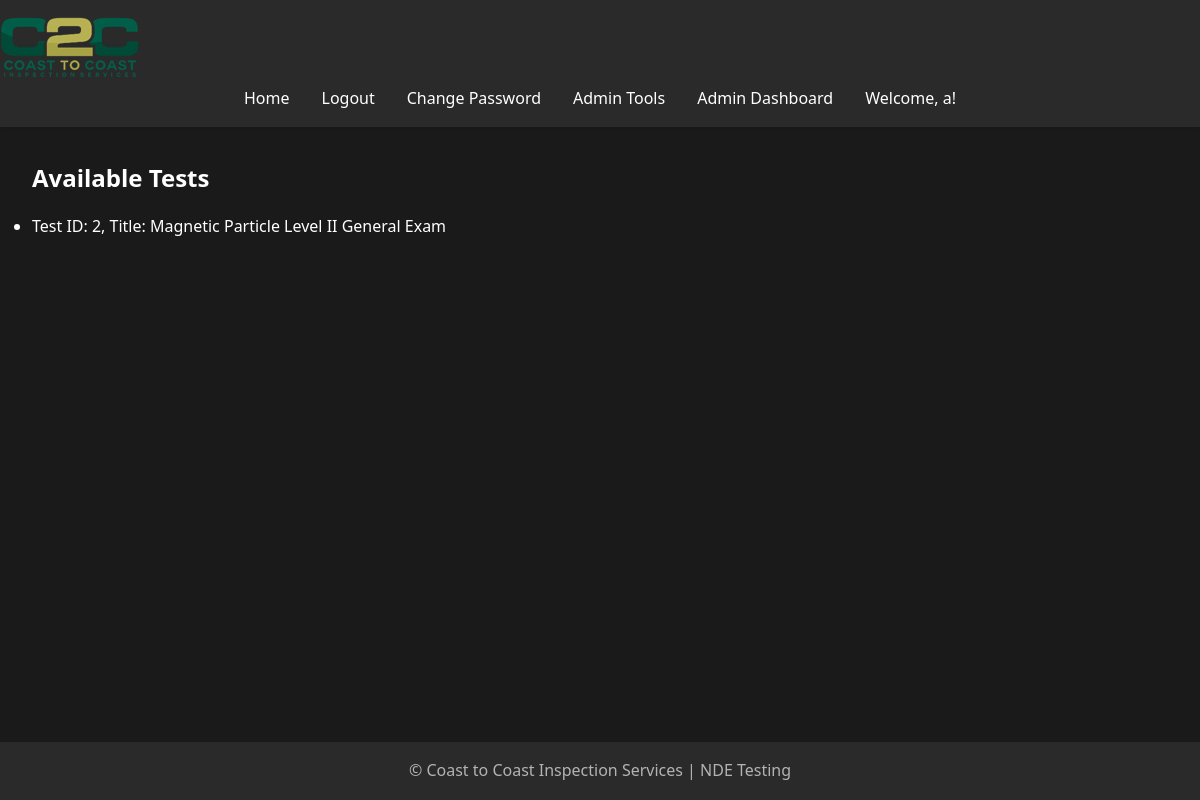
Page /admin/list_tests (signed in) on the committed database.
### models.py (models this page shows, shortened)
class User(UserMixin, db.Model):
    id = db.Column(db.Integer, primary_key=True)
    username = db.Column(db.String(80), unique=True, nullable=False)
    password = db.Column(db.String(120), nullable=False)
    is_admin = db.Column(db.Boolean, default=False)
    test_results = db.relationship('TestResult', back_populates='user', lazy=True)
    accesses = db.relationship('TestAccess', back_populates='user', lazy=True)
    access_requests = db.relationship('TestAccessRequest', back_populates='user', lazy=True)

class Test(db.Model):
    id = db.Column(db.Integer, primary_key=True)
    title = db.Column(db.String(100), nullable=False)
    question_count = db.Column(db.Integer, nullable=False, default=10)
    test_results = relationship('TestResult', back_populates='test', cascade='all, delete-orphan')
    questions = relationship('Question', back_populates='test', cascade='all, delete-orphan')
    accesses = db.relationship('TestAccess', back_populates='test', lazy=True, cascade="all, delete-orphan")
    access_requests = db.relationship('TestAccessRequest', back_populates='test', lazy=True, cascade="all, delete-orphan")

### app.py (the view)
@app.route('/admin/list_tests')
@login_required
def list_tests():
    if not current_user.is_admin:
        flash('You do not have permission to view this page.', 'error')
        return redirect(url_for('home'))
    tests = Test.query.all()
    return render_template('list_tests.html', tests=tests)

### app.py (called while the page is built)
@app.before_request
def reset_session_on_navigation():
    test_endpoints = ['take_test', 'submit_test']
    current_endpoint = request.endpoint
    if current_endpoint is None:
        return

@app.context_processor
def utility_processor():
    def format_pacific_time(utc_dt):
        pacific_time = utc_to_pacific(utc_dt)
        return pacific_time.strftime('%Y-%m-%d %I:%M:%S %p %Z')
    return dict(format_pacific_time=format_pacific_time)

@login_manager.user_loader
def load_user(user_id):
    return User.query.get(int(user_id))

@app.before_request
def manage_test_session():
    if 'start_new_test' in request.args:
        session.pop('answers', None)
        session.pop('flagged', None)
        session.pop('current_index', None)
        session.pop('start_time', None)
    elif 'test_submitted' in session and request.endpoint != 'test_results':
        session.pop('answers', None)
        session.pop('flagged', None)
        session.pop('current_index', None)
        session.pop('start_time', None)
        session.pop('test_submitted', None)

### templates/list_tests.html (shortened to what this page needs)
{% extends "base.html" %}
{% block content %}
<h2>Available Tests</h2>
<ul>
    {% for test in tests %}
    <li>Test ID: {{ test.id }}, Title: {{ test.title }}</li>
    {% endfor %}
</ul>
{% endblock %}

### templates/base.html (shortened to what this page needs)
<!DOCTYPE html>
<html lang="en">
<head>
    <link rel="stylesheet" href="{{ url_for('static', filename='css/style.css') }}">
</head>
<body>
    <header>
        <nav class="navbar">
            <a class="navbar-brand" href="{{ url_for('home') }}">
                <img src="{{ url_for('static', filename='images/logo.png') }}" alt="Logo" class="logo">
            </a>
            <ul class="navbar-nav">
                <li><a href="{{ url_for('home') }}">Home</a></li>
                {% if current_user.is_authenticated %}
                    <li><a href="{{ url_for('logout') }}">Logout</a></li>
                    <li><a href="{{ url_for('change_password') }}">Change Password</a></li>
                    {% if current_user.is_admin %}
                        <li><a href="{{ url_for('admin.index') }}">Admin Tools</a></li>
                        <li><a href="{{ url_for('admin_dashboard') }}">Admin Dashboard</a></li>
                    {% endif %}
                    <li class="user-welcome">
                        <span>Welcome, {{ current_user.username }}!</span>
                    </li>
                {% else %}
                    <li><a href="{{ url_for('login') }}">Login</a></li>
                    <li><a href="{{ url_for('register') }}">Register</a></li>
                {% endif %}
            </ul>
        </nav>
    </header>
    <main>
        {% block content %}{% endblock %}
    </main>
    <footer>
        <p>&copy; Coast to Coast Inspection Services | NDE Testing</p>
    </footer>
</body>
</html>

### static/css/style.css (style rules this page uses)
:root { --bg-primary: #1a1a1a; --bg-secondary: #2a2a2a; --text-primary: #ffffff; --text-secondary: #b3b3b3; --accent-color: #87c787; --error-color: #cf6679; --success-color: #03dac6; }
* { box-sizing: border-box; margin: 0; padding: 0; }
body { font-family: 'Segoe UI', Tahoma, Geneva, Verdana, sans-serif; line-height: 1.6; color: var(--text-primary); background-color: var(--bg-primary); min-height: 100vh; display: flex; flex-direction: column; }
header { background-color: var(--bg-secondary); padding: 1rem 0; box-shadow: 0 2px 4px rgba(0,0,0,0.1); }
nav ul { display: flex; justify-content: center; list-style-type: none; }
nav ul li { margin: 0 1rem; }
nav ul li a { color: var(--text-primary); text-decoration: none; font-weight: 500; transition: color 0.3s ease; }
main { flex: 1; padding: 2rem; max-width: 1200px; margin: 0 auto; width: 100%; }
h1, h2, h3 { margin-bottom: 1rem; color: var(--text-primary); }
a { color: var(--accent-color); text-decoration: none; transition: color 0.3s ease; }
footer { text-align: center; padding: 1rem 0; background-color: var(--bg-secondary); color: var(--text-secondary); }

### rows in the picture
User: username "a"
Test: id "2", title "Magnetic Particle Level II General Exam"
